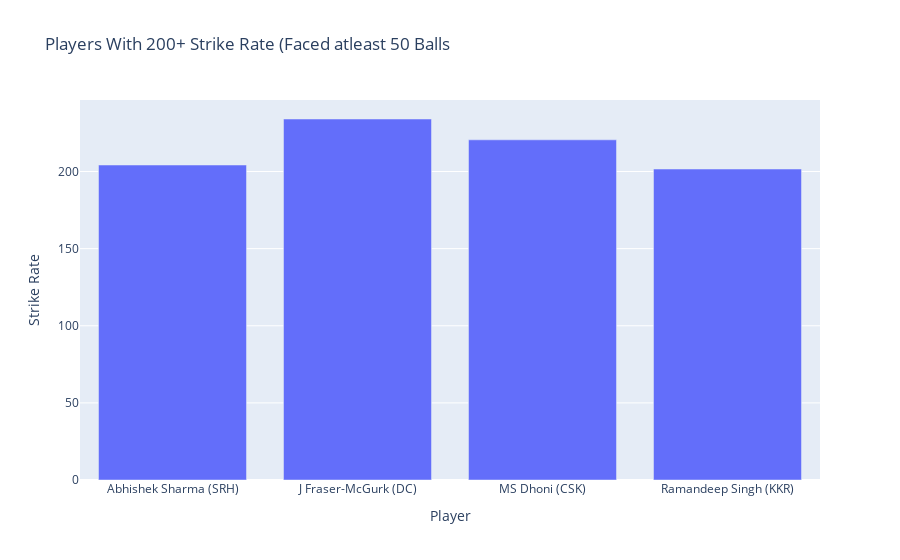

The notebook cell saved with this chart:
### Code cell
good_strike_rate = df[(df['BF'] > 50) & (df['SR'] > 200)]
px.bar(good_strike_rate, x='Player', y='SR', title="Players With 200+ Strike Rate (Faced atleast 50 Balls", labels={'SR':'Strike Rate'})

### Figure 1 — Plotly figure (JSON) as saved in the notebook; plotly's stock layout.template omitted (floating-point values rounded to 4 significant figures)
{"data": [{"alignmentgroup": "True", "hovertemplate": "Player=%{x}<br>Strike Rate=%{y}<extra></extra>", "legendgroup": "", "marker": {"color": "#636efa", "pattern": {"shape": ""}}, "name": "", "offsetgroup": "", "orientation": "v", "showlegend": false, "textposition": "auto", "type": "bar", "x": ["Abhishek Sharma (SRH)", "J Fraser-McGurk (DC)", "MS Dhoni (CSK)", "Ramandeep Singh (KKR)"], "xaxis": "x", "y": [204.2, 234.0, 220.5, 201.6], "yaxis": "y"}], "layout": {"barmode": "relative", "legend": {"tracegroupgap": 0}, "title": {"text": "Players With 200+ Strike Rate (Faced atleast 50 Balls"}, "xaxis": {"anchor": "y", "domain": [0, 1], "title": {"text": "Player"}}, "yaxis": {"anchor": "x", "domain": [0, 1], "title": {"text": "Strike Rate"}}}}
